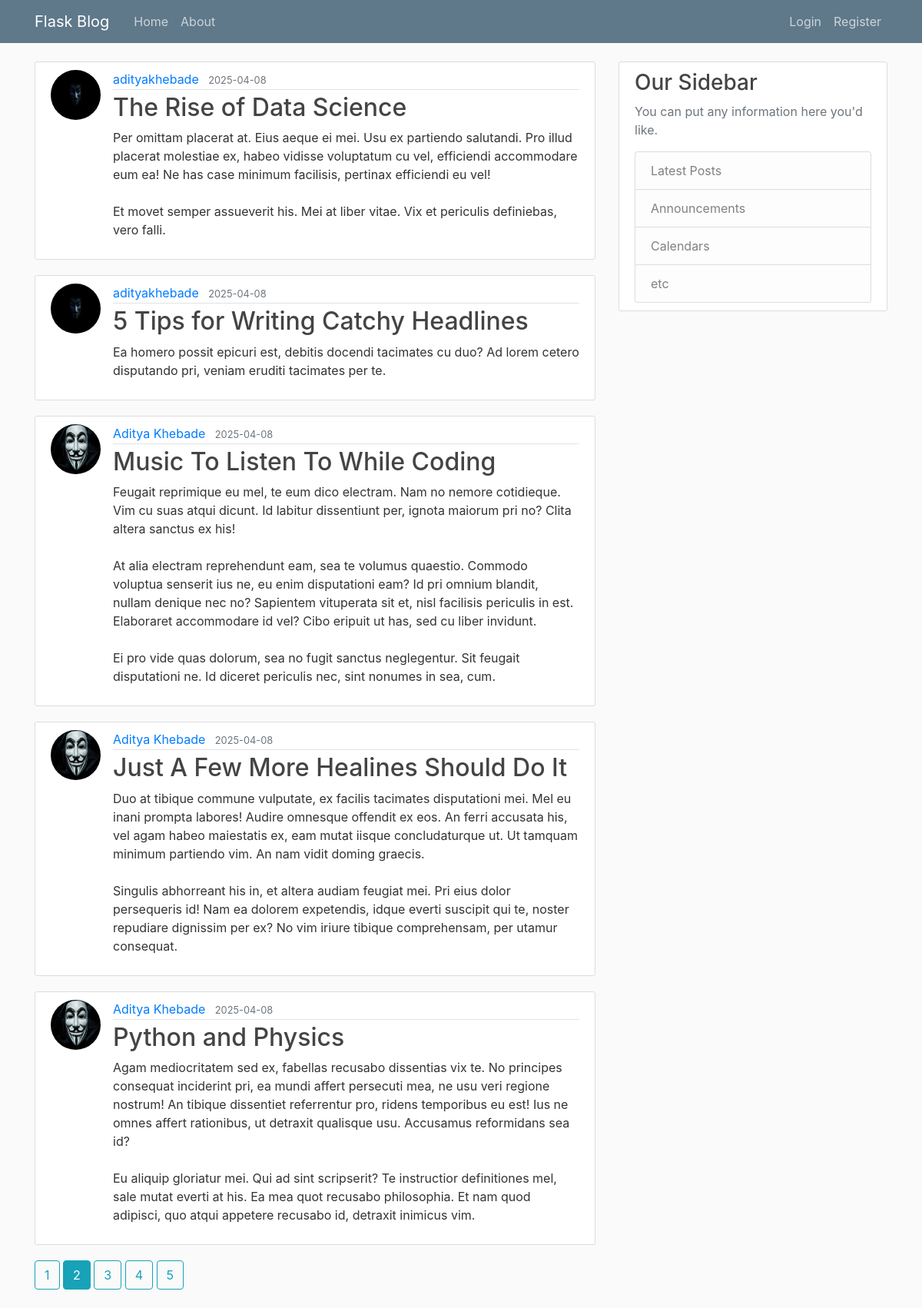
The page /home?page=2 on the database as committed earlier.
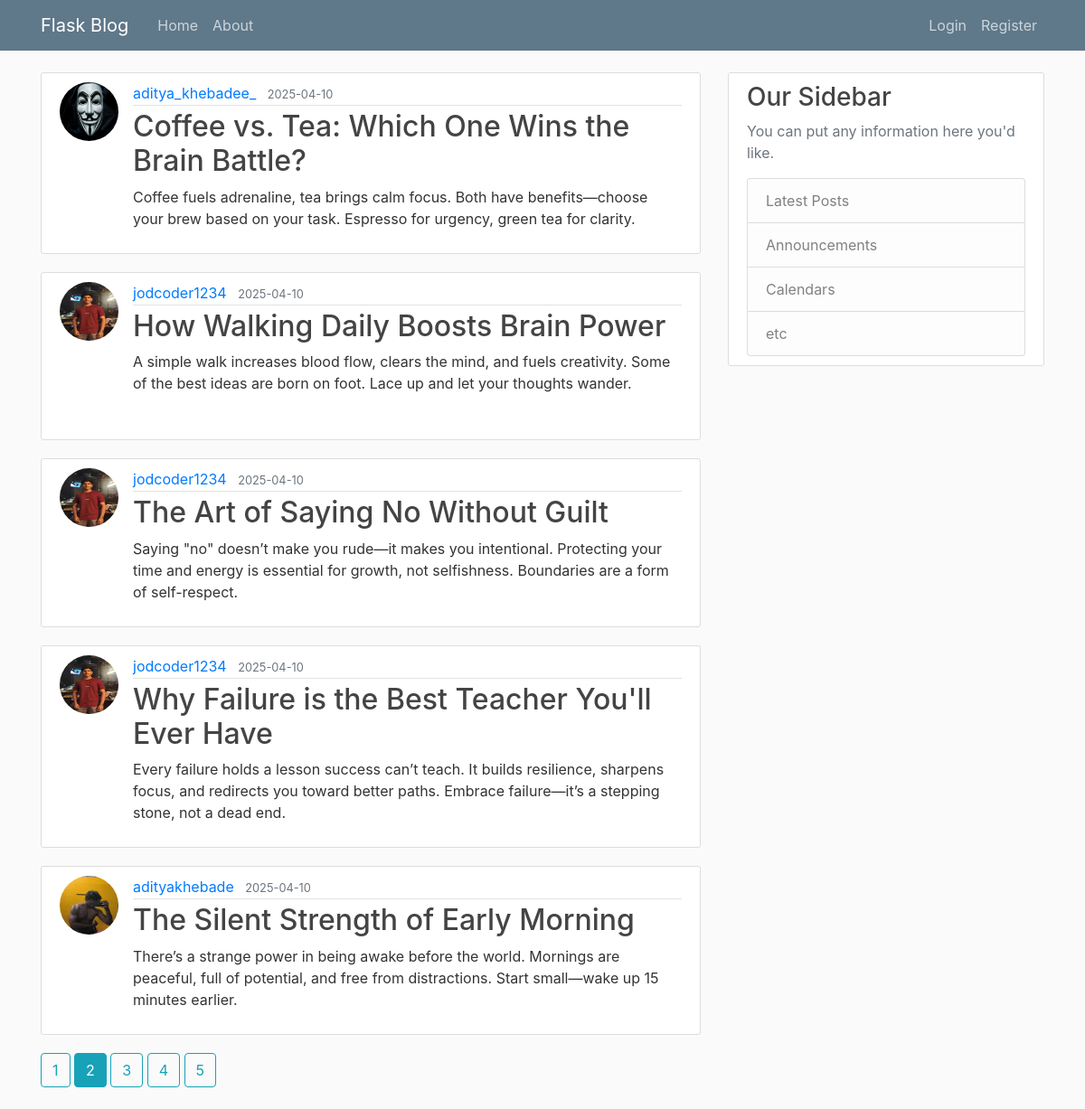
The same page on the database as committed later.
### flasku/models.py (models this page shows, shortened)
class Post(db.Model):
    id = db.Column(db.Integer, primary_key=True)
    title = db.Column(db.String(100), nullable=False)
    date_posted = db.Column(db.DateTime, nullable=False, default=datetime.utcnow)
    content = db.Column(db.Text, nullable=False)
    user_id = db.Column(db.Integer, db.ForeignKey('user.id'), nullable=False)

class User(db.Model,UserMixin):
    id = db.Column(db.Integer, primary_key=True)
    username = db.Column(db.String(20), unique=True, nullable=False)
    email = db.Column(db.String(120), unique=True, nullable=False)
    image_file = db.Column(db.String(20), nullable=False, default='default.jpg')
    password = db.Column(db.String(60), nullable=False)
    posts = db.relationship('Post', backref='author', lazy=True)

### flasku/main/routes.py (the view)
@main.route('/')
@main.route('/home') #decorator drfines the
def home():
    page =request.args.get('page',1,type=int)#user can only request page with int type and default will be 1
    posts=Post.query.order_by(Post.date_posted.desc()).paginate(page=page,per_page=5)#we will paginate the page in which only 2 blogs per page and query is order by dated posted in descending order
    return render_template('home.html',posts=posts)

### flasku/templates/home.html
{% extends "layout.html" %}
{% block content %}
    {% for post in posts.items %}
    <article class="media content-section">
      <img class="rounded-circle article-img" src="{{url_for('static',filename='profile_pics/' + post.author.image_file) }}">
      <div class="media-body">
        <div class="article-metadata">
          <a class="mr-2" href="{{ url_for('users.user_posts', username=post.author.username) }}">{{ post.author.username }}</a>
          <small class="text-muted">{{ post.date_posted.strftime('%Y-%m-%d') }}</small>
        </div>
        <h2><a class="article-title" href="{{url_for('posts.post',post_id=post.id)}}">{{ post.title }}</a></h2>
        <p class="article-content">{{ post.content }}</p>
      </div>
    </article>
    {% endfor %}
    {% for page_num in posts.iter_pages(left_edge=1,right_edge=1,left_current=1,right_current=2) %}
        {%if page_num%}
               {% if posts.page==page_num%}
                <a class="btn btn-info mb-4" href="{{ url_for('main.home', page=page_num) }}">{{ page_num }}</a>
               {%else%}
                <a class="btn btn-outline-info mb-4" href="{{ url_for('main.home', page=page_num) }}">{{ page_num }}</a>
               {%endif%}
            {%else%}
            ...
        {%endif%}
    {% endfor %}
{% endblock %}

Rows that differ between the two databases and show on the page:
no longer on this page (row edited): Post: image_file (picture), author.username "adityakhebade", date_posted "2025-04-08", title "The Rise of Data Science", content "Per omittam placerat at. Eius aeque ei mei. Usu ex partiendo salutandi. Pro illud placerat molestiae ex, habeo vidisse voluptatum cu vel, efficiendi accommodare eum ea! Ne has case minimum facilisis, pertinax efficiendi eu vel! Et movet semper assueverit his. Mei at liber vitae. Vix et periculis definiebas, vero falli."
no longer on this page (row edited): Post: image_file (picture), author.username "adityakhebade", date_posted "2025-04-08", title "5 Tips for Writing Catchy Headlines", content "Ea homero possit epicuri est, debitis docendi tacimates cu duo? Ad lorem cetero disputando pri, veniam eruditi tacimates per te."
no longer on this page (row edited): Post: image_file (placeholder picture), author.username "Aditya Khebade", date_posted "2025-04-08", title "Music To Listen To While Coding", content "Feugait reprimique eu mel, te eum dico electram. Nam no nemore cotidieque. Vim cu suas atqui dicunt. Id labitur dissentiunt per, ignota maiorum pri no? Clita altera sanctus ex his! At alia electram reprehendunt eam, sea te volumus quaestio. Commodo voluptua senserit ius ne, eu enim disputationi eam? Id pri omnium blandit, nullam denique nec no? Sapientem vituperata sit et, nisl facilisis periculis in est. Elaboraret accommodare id vel? Cibo eripuit ut has, sed cu liber invidunt. Ei pro vide quas dolorum, sea no fugit sanctus neglegentur. Sit feugait disputationi ne. Id diceret periculis nec, sint nonumes in sea, cum."
no longer on this page (row edited): Post: image_file (placeholder picture), author.username "Aditya Khebade", date_posted "2025-04-08", title "Just A Few More Healines Should Do It", content "Duo at tibique commune vulputate, ex facilis tacimates disputationi mei. Mel eu inani prompta labores! Audire omnesque offendit ex eos. An ferri accusata his, vel agam habeo maiestatis ex, eam mutat iisque concludaturque ut. Ut tamquam minimum partiendo vim. An nam vidit doming graecis. Singulis abhorreant his in, et altera audiam feugiat mei. Pri eius dolor persequeris id! Nam ea dolorem expetendis, idque everti suscipit qui te, noster repudiare dignissim per ex? No vim iriure tibique comprehensam, per utamur consequat."
removed Post: image_file (placeholder picture), author.username "Aditya Khebade", date_posted "2025-04-08", title "Python and Physics", content "Agam mediocritatem sed ex, fabellas recusabo dissentias vix te. No principes consequat inciderint pri, ea mundi affert persecuti mea, ne usu veri regione nostrum! An tibique dissentiet referrentur pro, ridens temporibus eu est! Ius ne omnes affert rationibus, ut detraxit qualisque usu. Accusamus reformidans sea id? Eu aliquip gloriatur mei. Qui ad sint scripserit? Te instructior definitiones mel, sale mutat everti at his. Ea mea quot recusabo philosophia. Et nam quod adipisci, quo atqui appetere recusabo id, detraxit inimicus vim."
added Post: image_file (placeholder picture), author.username "aditya_khebadee_", date_posted "2025-04-10", title "Coffee vs. Tea: Which One Wins the Brain Battle?", content "Coffee fuels adrenaline, tea brings calm focus. Both have benefits—choose your brew based on your task. Espresso for urgency, green tea for clarity."
now on this page (row edited): Post: image_file (picture), author.username "jodcoder1234", date_posted "2025-04-10", title "How Walking Daily Boosts Brain Power", content "A simple walk increases blood flow, clears the mind, and fuels creativity. Some of the best ideas are born on foot. Lace up and let your thoughts wander."
now on this page (row edited): Post: image_file (picture), author.username "jodcoder1234", date_posted "2025-04-10", title "The Art of Saying No Without Guilt", content "Saying \"no\" doesn’t make you rude—it makes you intentional. Protecting your time and energy is essential for growth, not selfishness. Boundaries are a form of self-respect."
now on this page (row edited): Post: image_file (picture), author.username "jodcoder1234", date_posted "2025-04-10", title "Why Failure is the Best Teacher You'll Ever Have", content "Every failure holds a lesson success can’t teach. It builds resilience, sharpens focus, and redirects you toward better paths. Embrace failure—it’s a stepping stone, not a dead end."
now on this page (row edited): Post: image_file (picture), author.username "adityakhebade", date_posted "2025-04-10", title "The Silent Strength of Early Morning", content "There’s a strange power in being awake before the world. Mornings are peaceful, full of potential, and free from distractions. Start small—wake up 15 minutes earlier."
